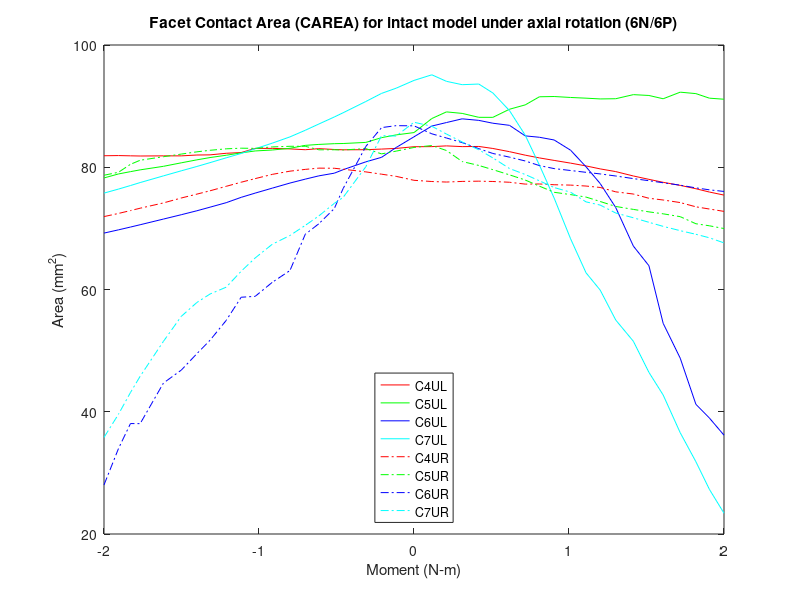

This figure's MATLAB source:
% Facet Contact Area (CAREA)
% model15_intact/6n & 6p
clear all;
%% 6P
figure (3)

c4ulxp=[2 2.0575 2.1047 2.15542 2.20899 2.25434 2.30803 2.35883 2.40461 2.45206 2.5051 2.55493 2.60055 2.6508 2.70761 2.75783 2.80375 2.85877 2.90932 2.95288 3  ]-2;
c4ulyp=[83.3586 83.3757 83.497 83.3762 83.4042 83.0731 82.5502 81.9777 81.5275 81.1203 80.6754 80.217 79.7327 79.2894 78.5718 78.0201 77.5347 77.0322 76.4872 75.9451 75.4466];

c4urxp=[2 2.0575 2.1047 2.15542 2.20899 2.25434 2.30803 2.35883 2.40461 2.45206 2.5051 2.55493 2.60055 2.6508 2.70761 2.75783 2.80375 2.85877 2.90932 2.95288 3  ]-2;
c4uryp=[77.865 77.6668 77.5801 77.6825 77.7238 77.6705 77.5464 77.2436 77.2655 77.1396 77.0792 76.9267 76.6954 75.976 75.6191 74.9258 74.6436 74.2231 73.5277 73.167 72.7806];

c5ulxp=[2 2.0575 2.1047 2.15542 2.20899 2.25434 2.30803 2.35883 2.40461 2.45206 2.5051 2.55493 2.60055 2.6508 2.70761 2.75783 2.80375 2.85877 2.90932 2.95288 3  ]-2;
c5ulyp=[85.6736 87.9708 89.0581 88.8101 88.169 88.1638 89.491 90.2043 91.531 91.5734 91.4171 91.3023 91.1777 91.2117 91.8802 91.7433 91.2058 92.2839 92.0477 91.3021 91.1279 ];

c5urxp=[2 2.0575 2.1047 2.15542 2.20899 2.25434 2.30803 2.35883 2.40461 2.45206 2.5051 2.55493 2.60055 2.6508 2.70761 2.75783 2.80375 2.85877 2.90932 2.95288 3  ]-2;
c5uryp=[83.2378 83.5555 82.7398 80.934 80.2957 79.6079 78.7581 77.9101 76.9053 75.9048 75.5271 75.1237 74.3993 73.588 73.1049 72.7003 72.3824 71.9164 70.7576 70.4237 69.9751];

c6ulxp=[2 2.0575 2.1047 2.15542 2.20899 2.25434 2.30803 2.35883 2.40461 2.45206 2.5051 2.55493 2.60055 2.6508 2.70761 2.75783 2.80375 2.85877 2.90932 2.95288 3  ]-2;
c6ulyp=[84.9825 86.7412 87.3152 87.9229 87.6693 87.2037 86.8582 85.1338 84.9061 84.463 82.7881 80.0794 77.3369 73.4035 67.1036 63.8903 54.4661 48.7654 41.2196 38.9754 36.1653 ];

c6urxp=[2 2.0575 2.1047 2.15542 2.20899 2.25434 2.30803 2.35883 2.40461 2.45206 2.5051 2.55493 2.60055 2.6508 2.70761 2.75783 2.80375 2.85877 2.90932 2.95288 3  ]-2;
c6uryp=[86.7747 85.4719 84.7873 84.0327 83.0433 82.255 81.6546 81.0275 80.2705 79.7811 79.4681 79.1716 78.9108 78.5683 78.1431 77.7979 77.4601 77.0687 76.6251 76.3069 76.0423];

c7ulxp=[2 2.0575 2.1047 2.15542 2.20899 2.25434 2.30803 2.35883 2.40461 2.45206 2.5051 2.55493 2.60055 2.6508 2.70761 2.75783 2.80375 2.85877 2.90932 2.95288 3  ]-2;
c7ulyp=[94.2066 95.1248 94.056 93.5084 93.6139 92.153 89.2671 85.238 80.344 74.9548 68.2989 62.7325 59.9078 55.0034 51.5307 46.4426 42.7413 36.5682 31.8259 27.3065 23.3987];

c7urxp=[2 2.0575 2.1047 2.15542 2.20899 2.25434 2.30803 2.35883 2.40461 2.45206 2.5051 2.55493 2.60055 2.6508 2.70761 2.75783 2.80375 2.85877 2.90932 2.95288 3  ]-2;
c7uryp=[87.3617 86.7025 85.4326 84.1416 82.8572 81.5347 79.7929 78.8132 77.7812 76.682 75.9178 74.3356 73.8141 72.5095 71.7352 70.9931 70.3291 69.6253 69.0326 68.4607 67.6265];

%% 6N

c4ulxn=-1*[2 2.0575 2.1047 2.15542 2.22863 2.25714 2.30685 2.35082 2.40011 2.45711 2.51234 2.55752 2.6058 2.65799 2.70027 2.75081 2.80824 2.88338 2.91463 2.95331 3]+2;
c4ulyn=[83.3586 83.0813 82.9744 82.8719 82.8534 82.9073 83.0445 82.869 83.0046 83.0901 83.0811 82.4054 82.2859 82.0268 82.0027 81.8623 81.8647 81.8398 81.8699 81.9119 81.8829 ];

c4urxn=-1*[2 2.0575 2.1047 2.15542 2.22863 2.25714 2.30685 2.35082 2.40011 2.45711 2.51234 2.55752 2.6058 2.65799 2.70027 2.75081 2.80824 2.88338 2.91463 2.95331 3]+2;
c4uryn=[77.865 78.51 78.8673 79.2421 79.6811 79.8356 79.8564 79.6509 79.3614 78.8365 78.1415 77.5519 76.8815 76.1483 75.6056 74.9693 74.1656 73.2981 72.9126 72.4431 71.9295];

c5ulxn=-1*[2 2.0575 2.1047 2.15542 2.22863 2.25714 2.30685 2.35082 2.40011 2.45711 2.51234 2.55752 2.6058 2.65799 2.70027 2.75081 2.80824 2.88338 2.91463 2.95331 3]+2;
c5ulyn=[85.6736 85.2953 84.8413 84.0647 83.8842 83.857 83.7363 83.5814 83.1 82.8213 82.6679 82.3537 81.9655 81.5856 81.213 80.7247 80.1532 79.5738 79.2816 78.9049 78.2506 ];

c5urxn=-1*[2 2.0575 2.1047 2.15542 2.22863 2.25714 2.30685 2.35082 2.40011 2.45711 2.51234 2.55752 2.6058 2.65799 2.70027 2.75081 2.80824 2.88338 2.91463 2.95331 3]+2;
c5uryn=[83.2378 82.6387 82.1878 83.047 82.832 82.8598 82.8543 83.4343 83.429 83.3293 83.0892 83.119 83.016 82.7742 82.5239 82.1534 81.7257 81.1451 80.4802 79.1795 78.6936  ];

c6ulxn=-1*[2 2.0575 2.1047 2.15542 2.22863 2.25714 2.30685 2.35082 2.40011 2.45711 2.51234 2.55752 2.6058 2.65799 2.70027 2.75081 2.80824 2.88338 2.91463 2.95331 3]+2;
c6ulyn=[84.9825 83.2334 81.6243 80.8846 79.6008 79.0306 78.5936 78.0545 77.4156 76.584 75.771 75.0772 74.2045 73.4693 72.8827 72.235 71.5237 70.5954 70.217 69.7597 69.2287];

c6urxn=-1*[2 2.0575 2.1047 2.15542 2.22863 2.25714 2.30685 2.35082 2.40011 2.45711 2.51234 2.55752 2.6058 2.65799 2.70027 2.75081 2.80824 2.88338 2.91463 2.95331 3]+2;
c6uryn=[86.7747 86.8049 86.4883 83.4027 76.5187 73.2377 70.763 69.029 63.1048 61.1774 58.8787 58.7351 54.9428 51.7004 49.5065 46.809 44.6989 38.0536 38.0697 33.9767 28.0295 ];

c7ulxn=-1*[2 2.0575 2.1047 2.15542 2.22863 2.25714 2.30685 2.35082 2.40011 2.45711 2.51234 2.55752 2.6058 2.65799 2.70027 2.75081 2.80824 2.88338 2.91463 2.95331 3]+2;
c7ulyn=[94.2066 92.9374 92.082 90.7568 88.9163 88.2223 87.0766 86.0476 84.969 83.9454 83.0207 82.2582 81.5446 80.7538 80.1293 79.4169 78.5905 77.494 77.0085 76.4286 75.7706];

c7urxn=-1*[2 2.0575 2.1047 2.15542 2.22863 2.25714 2.30685 2.35082 2.40011 2.45711 2.51234 2.55752 2.6058 2.65799 2.70027 2.75081 2.80824 2.88338 2.91463 2.95331 3]+2;
c7uryn=[87.3617 85.1065 85.1681 80.0837 75.0709 74.0888 72.0449 70.4876 68.8408 67.4075 65.1589 62.9892 60.3809 59.2602 57.8811 55.6028 51.5189 45.8054 43.1471 39.5932 35.8058 ];
%% left

c4xl=2*[flip(c4ulxn(2:21)),c4ulxp];
c4yl=[flip(c4ulyn(2:21)),c4ulyp];
a=plot(c4xl,c4yl,'r');
hold on

c5xl=2*[flip(c5ulxn(2:21)),c5ulxp];
c5yl=[flip(c5ulyn(2:21)),c5ulyp];
b=plot(c5xl,c5yl,'g');
hold on

c6xl=2*[flip(c6ulxn(2:21)),c6ulxp];
c6yl=[flip(c6ulyn(2:21)),c6ulyp];
c=plot(c6xl,c6yl,'b');
hold on

c7xl=2*[flip(c7ulxn(2:21)),c7ulxp];
c7yl=[flip(c7ulyn(2:21)),c7ulyp];
d=plot(c7xl,c7yl,'c');
hold on
%% Right

c4xr=2*[flip(c4urxn(2:21)),c4urxp];
c4yr=[flip(c4uryn(2:21)),c4uryp];
e=plot(c4xr,c4yr,'-.r');
hold on

c5xr=2*[flip(c5urxn(2:21)),c5urxp];
c5yr=[flip(c5uryn(2:21)),c5uryp];
f=plot(c5xr,c5yr,'-.g');
hold on

c6xr=2*[flip(c6urxn(2:21)),c6urxp];
c6yr=[flip(c6uryn(2:21)),c6uryp];
g=plot(c6xr,c6yr,'-.b');
hold on

c7xr=2*[flip(c7urxn(2:21)),c7urxp];
c7yr=[flip(c7uryn(2:21)),c7uryp];
h=plot(c7xr,c7yr,'-.c');

leg=[a,b,c,d,e,f,g,h];
title('Facet Contact Area (CAREA) for intact model under axial rotation (6N/6P)')
xlabel('Moment (N-m)')
ylabel('Area (mm^2)')
legend(leg,'C4UL','C5UL','C6UL','C7UL','C4UR','C5UR','C6UR','C7UR','location','south')
